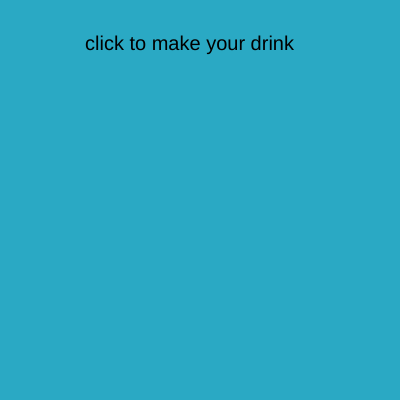
Frame 1 (no input)
Frame 60 (no input): identical to frame 1, image omitted
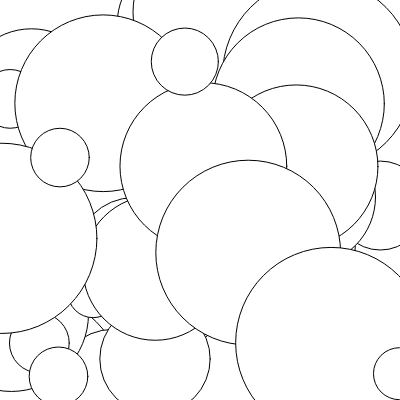
Frame 120 (the mouse pressed at the canvas centre since frame 60)

The p5.js sketch that drew these frames (run headless with seeded random() and noise() and a simulated clock; from frame 60 on, the mouse is pressed at the canvas centre):

// p5.js sketch
// ── sketch.js
let flavour = [
  {tag:"durian",
   color: "light yellow with fumes"},
  {tag:"chocolate",
   color: "brown"},
  {tag:"strawberry",
   color: "pink"},
  {tag:"soap",
   color: "white"},
  {tag:"carrot",
   color: "orange"},
  {tag:"broccoli",
   color: "green"},
  {tag:"beets",
   color: "red"}
  ];
let topping = [
  {tag:"boba",
   color: "brown balls"},
  {tag: "beans",
   color: "bean"},
  {tag: "pearls",
   color: "iridescent"},
  {tag:"coins",
   color: "dark yellow"},
  {tag:"garlic",
   color: "white yellow with fume"}];

let randomflavour1Index;
let randomflavour2Index;
let randomflavour3Index;
let randomtopping1Index;
let randomtopping2Index;
let animating = false

function setup() {
  createCanvas(400, 400);
  background(42,169,196);


  textSize(20);
  text("click to make your drink",85,50);


}

function draw() {
  if(animating == true){
    ellipse(random(width), random(height), random(50,200));
  }
}

function randomizer() {
  animating = false;

  if (flavour[0]){
    clear();
    //flavour1
    background(42,169,196);
    textSize(16);
    randomflavour1Index = int(random(flavour.length));
    console.log(flavour[randomflavour1Index].tag);
    // textAlign(LEFT,TOP);
    // text(flavour[randomflavour1Index].tag,30,80);

    //flavour2
    flavour.splice( randomflavour1Index,1);
    randomflavour2Index = int(random(flavour.length));
    console.log(flavour[randomflavour2Index].tag);
    // textAlign(CENTER, TOP);
    // text(flavour[randomflavour2Index].tag,175,80);

    //flavour3
    flavour.splice( randomflavour2Index, 1);
    randomflavour3Index = int(random(flavour.length));
    console.log(flavour[randomflavour3Index].tag);
    textAlign(RIGHT, TOP);
    text(flavour[randomflavour3Index].tag,325,80);
    // textAlign(RIGHT,TOP);
    // text(`${flavour[randomflavour1Index].tag}
    // ${flavour[randomflavour2Index].tag}
    // ${flavour[randomflavour3Index].tag}`,200,80);

    //topping1
    randomtopping1Index = int(random(topping.length));
    console.log(topping[randomtopping1Index].tag);
    textAlign(LEFT,TOP);
    text(topping[randomtopping1Index].tag,80,110);

    //topping2
    topping.splice(randomtopping1Index, 1);
    randomtopping2Index = int(random(topping.length));
    console.log(topping[randomtopping2Index].tag);
    textAlign(RIGHT, TOP);
    text(topping[randomtopping2Index].tag,280,110);
  } else {
    background(42,169,196);
    textAlign(CENTER, TOP);
    textSize(26);
    text("We ran out TAT",200,50);
  }
}

function mousePressed() {
  animating = true;
  setTimeout(randomizer,2000);

  
}
